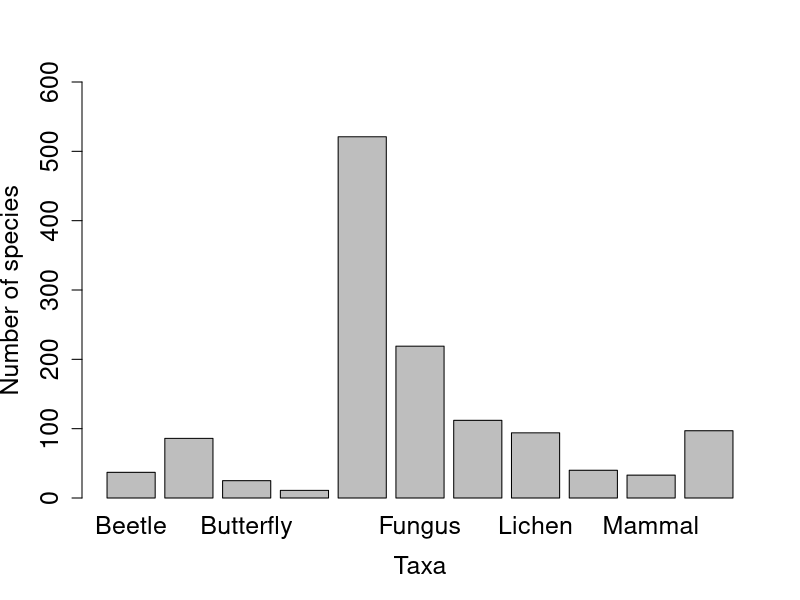
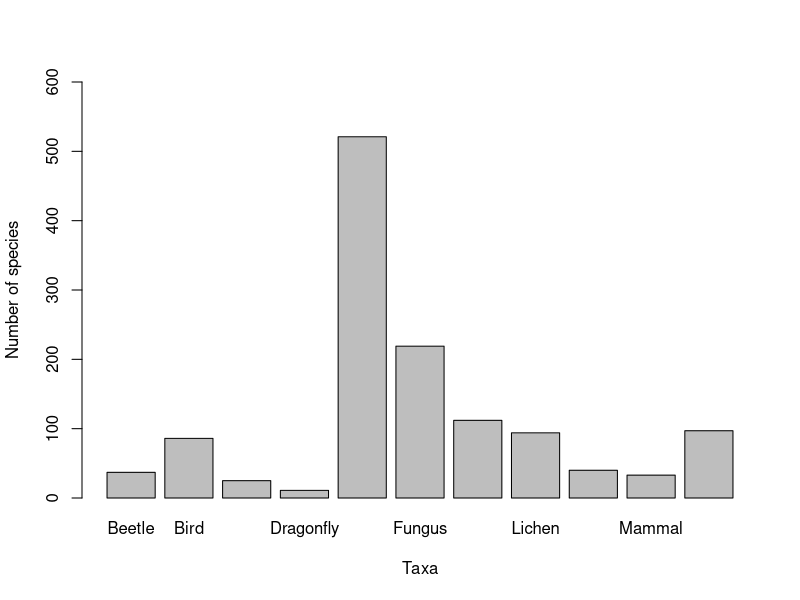

Source code (R) for these figures, in order:
# Coding Club Workshop 1 R Basics
# Beverly going through the workshop again before the session (16/01)

# Introductory material ---- 

# Loading packages 
library(tidyverse)

# Loading data
edidiv <- read.csv("getting-started/edidiv.csv")

# Exploring the data
head(edidiv)
tail(edidiv)
str(edidiv)
summary(edidiv)
summary(edidiv$taxonGroup)

# Converting character to factor 
edidiv$taxonGroup <- as.factor(edidiv$taxonGroup)


# Calculating species richness ---- 

# Filter out the data for each taxon group 

Beetle <- filter(edidiv, taxonGroup == "Beetle")
Bird <- filter(edidiv, taxonGroup == "Bird")
Butterfly <- filter(edidiv, taxonGroup == "Butterfly")
Dragonfly <- filter(edidiv, taxonGroup == "Dragonfly")
Flowering.Plants <- filter(edidiv, taxonGroup == "Flowering.Plants")
Fungus <- filter(edidiv, taxonGroup == "Fungus")
Hymenopteran <- filter(edidiv, taxonGroup == "Hymenopteran")
Lichen <- filter(edidiv, taxonGroup == "Lichen")
Liverwort <- filter(edidiv, taxonGroup == "Liverwort")
Mammal <- filter(edidiv, taxonGroup == "Mammal")
Mollusc <- filter(edidiv, taxonGroup == "Mollusc")

# Find out the number of different species in each taxa

a <- length(unique(Beetle$taxonName))
b <- length(unique(Bird$taxonName))
c <- length(unique(Butterfly$taxonName))
d <- length(unique(Dragonfly$taxonName))
e <- length(unique(Flowering.Plants$taxonName))
f <- length(unique(Fungus$taxonName))
g <- length(unique(Hymenopteran$taxonName))
h <- length(unique(Lichen$taxonName))
i <- length(unique(Liverwort$taxonName))
j <- length(unique(Mammal$taxonName))
k <- length(unique(Mollusc$taxonName))

# Creating vector, then plotting ---- 

# Combining into one vector

biodiv <- c(a,b,c,d,e,f,g,h,i,j,k)

# Add relevant labels

names(biodiv) <- c("Beetle", 
                   "Bird", 
                   "Butterfly", 
                   "Dragonfly", 
                   "Fl.Plants", 
                   "Fungus", 
                   "Hymenopteran", 
                   "Lichen", 
                   "Liverwort", 
                   "Mammal", 
                   "Mollusc")

View(biodiv)

# Plot the barplot 

barplot(biodiv, xlab="Taxa", ylab="Number of species", ylim=c(0,600), cex.names= 1.5, cex.axis=1.5, cex.lab=1.5)

# Creating dataframe, then plotting ---- 

# Creating the dataframe

taxa <- c("Beetle",
          "Bird",
          "Butterfly",
          "Dragonfly",
          "Flowering.Plants",
          "Fungus",
          "Hymenopteran",
          "Lichen",
          "Liverwort",
          "Mammal",
          "Mollusc")

taxa_f <- factor(taxa)
richness <- c(a,b,c,d,e,f,g,h,i,j,k)
biodata <- data.frame(taxa_f, richness)

View(biodata)

# Plotting the barplot 

barplot(biodata$richness, names.arg=c("Beetle",
                                      "Bird",
                                      "Butterfly",
                                      "Dragonfly",
                                      "Flowering.Plants",
                                      "Fungus",
                                      "Hymenopteran",
                                      "Lichen",
                                      "Liverwort",
                                      "Mammal",
                                      "Mollusc"),
        xlab="Taxa", ylab="Number of species", ylim=c(0,600))
